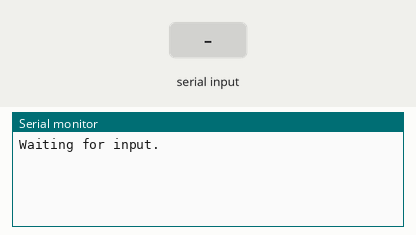
This sketch was run on a simulated Arduino Uno, built with avr-gcc and run on an emulated ATmega328P. Parts: the last lines printed to the serial monitor. The inputs (shaded band) are chosen by the test bench.

Above: at 1.2 s.
1.3 s: "W\n" received over Serial
At 1.8 s:
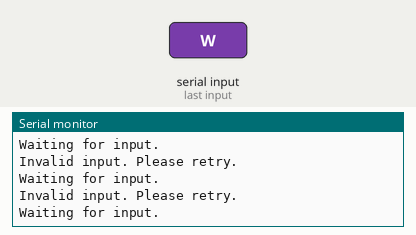
2.9 s: byte 83 ('S') received over Serial
At 3.5 s:
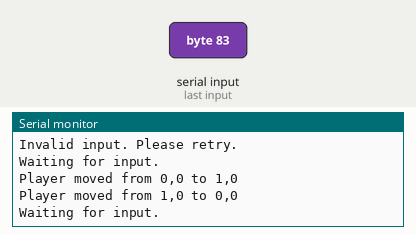
4.4 s: byte 68 ('D') received over Serial
At 5.2 s:
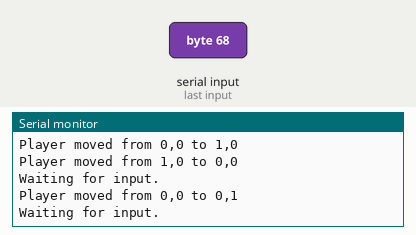
5.9 s: "S\n" received over Serial
At 7.1 s:
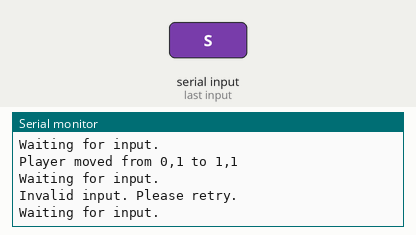

Measured:
- after the input at 1.3 s, the serial monitor: prints a new line after 0.10 s (image 1)
- after the input at 2.9 s, the serial monitor: prints a new line at once (image 2)
- after the input at 4.4 s, the serial monitor: prints a new line after 0.05 s (image 3)
- after the input at 5.9 s, the serial monitor: prints a new line after 0.05 s (image 4)

The sketch:

single-print.ino
```cpp
int board[4][4] = {{0, 0, 0, 0},
				   {0, 0, 0, 0},
				   {0, 0, 0, 0},
				   {0, 0, 0, 0}};

int player_psn[] = {0, 0};

void invalid_input()
{
	Serial.println("Invalid input. Please retry.");
	get_input();
}

void get_input()
{
	Serial.println("Waiting for input.");
	while (Serial.available() <= 0)
	{
		delay(100);
	}

	char input_char = Serial.read();

	int psn_temp[2] = {0, 0}; // int psn_temp[2] = {player_psn[0], player_psn[1]}; leads to an error
	psn_temp[0] = player_psn[0];
	psn_temp[1] = player_psn[1];

	switch (input_char)
	{
	case 'W':
	case 'w':
	{
		psn_temp[0]--;
		break;
	}
	case 'S':
	case 's':
	{
		psn_temp[0]++;
		break;
	}
	case 'A':
	case 'a':
	{
		psn_temp[1]--;
		break;
	}
	case 'D':
	case 'd':
	{
		psn_temp[1]++;
		break;
	}
	default:
	{
		invalid_input();
		break;
	}
	}
	// Switch end

	// check if the position is valid.
	if (!(psn_temp[0] <= 3 && psn_temp[0] >= 0 && psn_temp[1] <= 3 && psn_temp[1] >= 0))
	{
		invalid_input();
		return;
	}
	// valid
	Serial.print("Player moved from ");
	Serial.print(player_psn[0]);
	Serial.print(",");
	Serial.print(player_psn[1]);
	Serial.print(" to ");
	Serial.print(psn_temp[0]);
	Serial.print(",");
	Serial.print(psn_temp[1]);
	Serial.print("\n");

	player_psn[0] = psn_temp[0];
	player_psn[1] = psn_temp[1];
}

void setup()
{
	Serial.begin(9600);
}

void loop()
{
	// Serial.println("One Loop STARTED.");
	get_input();
	// Serial.println("One Loop Completed.");
}
```
